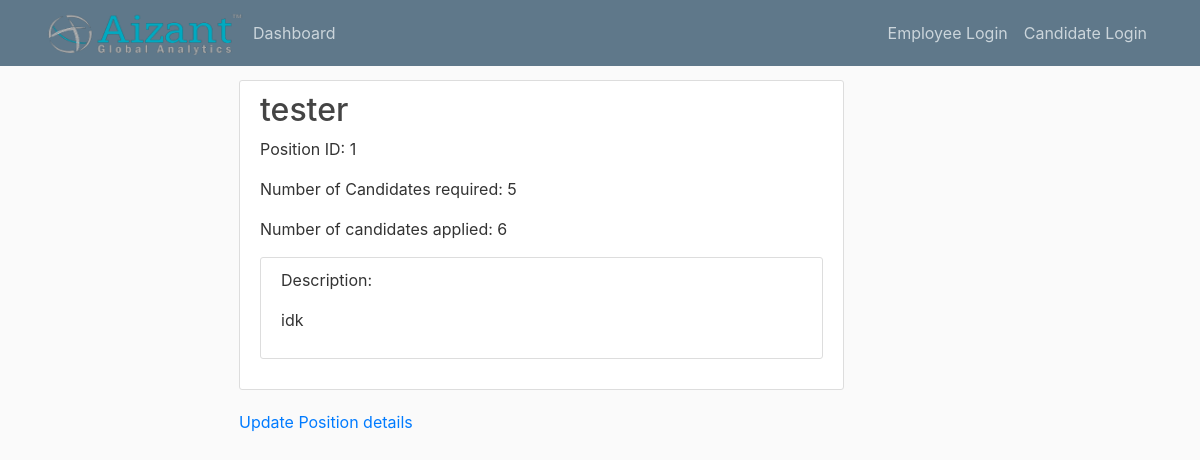
The page /position/1 on the database as committed earlier.
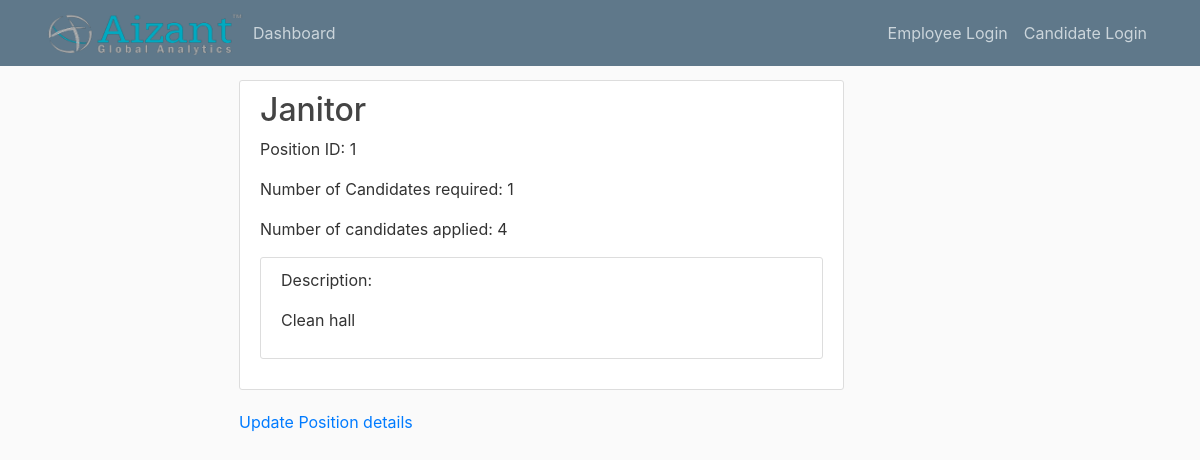
The same page on the database as committed later.
### app/models.py (models this page shows, shortened)
class Position(db.Model):
    id = db.Column(db.Integer, primary_key=True)
    title = db.Column(db.String)
    description = db.Column(db.String(500))
    required_number = db.Column(db.Integer)
    number_applied = db.Column(db.Integer)
    applications = db.relationship('Application', backref='application')

### app/routes.py (the view)
@app.route('/position/<position_id>')
def view_position(position_id):
    position = Position.query.filter_by(id=position_id).first()
    return render_template('view_position.html', position=position)

### app/templates/view_position.html
{% extends 'layout.html' %}
{% block content %}
    <div class="content-section">
        <h2>{{ position.title }}</h2>
        <p>Position ID: {{ position.id }}</p>
        <p>Number of Candidates required: {{ position.required_number }}</p>
        <p>Number of candidates applied: {{ position.number_applied }}</p>
        <div class="content-section">
            <p>Description: </p>
            <p>{{ position.description }}</p>
        </div>
    </div>
    <p><a href="{{ url_for('update_position', position_id=position.id) }}">Update Position details</a></p>
{% endblock %}

Rows that differ between the two databases and show on the page:
changed Position id 1: title "tester" → "Janitor"; required_number "5" → "1"; number_applied "6" → "4"; description "idk" → "Clean hall"
